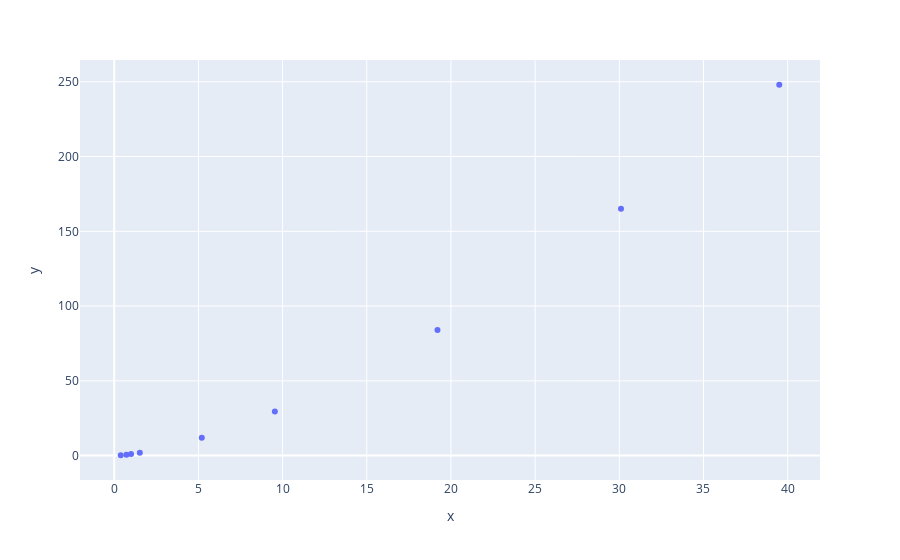

Notebook source saved alongside this figure:
### Code cell
fig = px.scatter(x=Xs, y=Ys)
fig.show()

### Figure 1 — Plotly figure (JSON) as saved in the notebook; plotly's stock layout.template omitted (floating-point values rounded to 4 significant figures)
{"data": [{"hovertemplate": "x=%{x}<br>y=%{y}<extra></extra>", "legendgroup": "", "marker": {"color": "#636efa", "symbol": "circle"}, "mode": "markers", "name": "", "orientation": "v", "showlegend": false, "type": "scatter", "x": [0.387, 0.723, 1, 1.52, 5.2, 9.54, 19.2, 30.1, 39.5], "xaxis": "x", "y": [0.241, 0.615, 1, 1.88, 11.9, 29.5, 84, 165, 248], "yaxis": "y"}], "layout": {"legend": {"tracegroupgap": 0}, "margin": {"t": 60}, "xaxis": {"anchor": "y", "domain": [0, 1], "title": {"text": "x"}}, "yaxis": {"anchor": "x", "domain": [0, 1], "title": {"text": "y"}}}}
